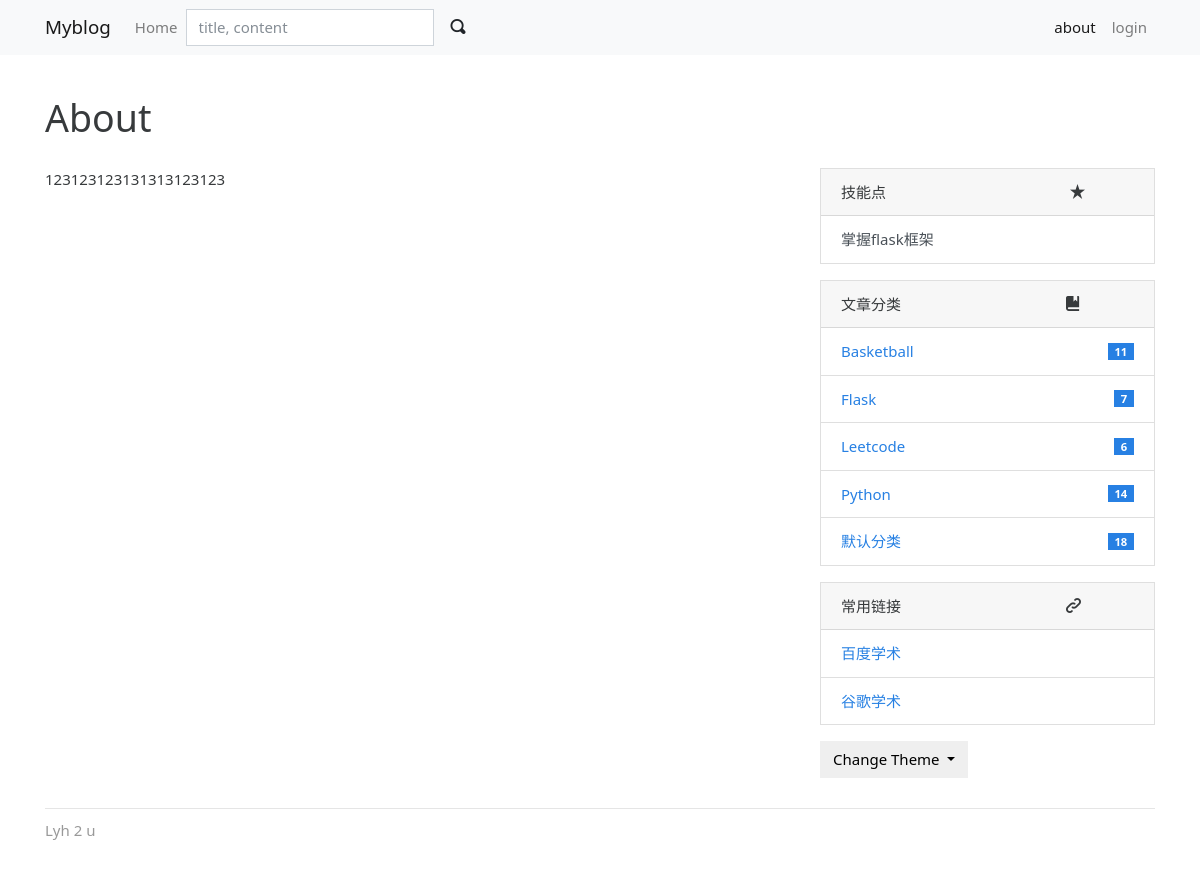
/about, run on the app's committed database.
### myblog/models.py (models this page shows, shortened)
class Admin(db.Model,UserMixin):
    id = db.Column(db.Integer,primary_key=True)
    username = db.Column(db.String(20))
    password_hash = db.Column(db.String(128))
    blog_title = db.Column(db.String(60))
    blog_sub_title = db.Column(db.String(100))
    name = db.Column(db.String(30))
    about = db.Column(db.Text)

class Skill(db.Model):
    id = db.Column(db.Integer, primary_key=True)
    name = db.Column(db.String(30))

class Category(db.Model):
    id = db.Column(db.Integer,primary_key=True)
    name = db.Column(db.String(30), unique=True)
    posts = db.relationship("Post",back_populates="category")

class Link(db.Model):
    id = db.Column(db.Integer, primary_key=True)
    name = db.Column(db.String(30))
    url = db.Column(db.String(255))

### myblog/blueprints/blog.py (the view)
@blog_bp.route("/about")
def about():
    return render_template("blog/about.html")

### myblog/__init__.py (called while the page is built)
def register_template_context(app):
    @app.context_processor
    def make_template_context():
        links = Link.query.all()
        admin = Admin.query.first()
        categories = Category.query.order_by(Category.name).all()
        skills = Skill.query.all()
        if current_user.is_authenticated:
            unread_comments = Comment.query.filter_by(reviewed=False).count()
        else:
            unread_comments = None
        return(dict(admin=admin, categories=categories, links=links, unread_comments=unread_comments, skills=skills))

### myblog/templates/blog/about.html (shortened to what this page needs)
{% extends "base.html" %}
{% block content %}
    <div class="page-header">
        <h1>About</h1>
    </div>
    <div class="row">
        <div class="col-sm-8">
            {{ admin.about|safe }}
        </div>
        <div class="col-sm-4 sidebar">
            {% include "blog/_sidebar.html" %}
        </div>
    </div>
{% endblock %}

### myblog/templates/blog/_sidebar.html (shortened to what this page needs)
{% if skills %}
<div class="card mb-3">
    <div class="card-header">技能点 &emsp;&emsp;&emsp;&emsp;&emsp;&emsp;&emsp;&emsp;&emsp;&emsp;&emsp;&emsp;<span class="oi oi-star"></span>
</div>
    <ul class="list-group list-group-flush">
        {% for skill in skills %}
            <li class="list-group-item  list-group-item-action d-flex justify-content-between align-items-center">{{ skill.name }}</li>
        {% endfor %}
    </ul>
</div>
{% endif %}
{% if categories %}
<div class="card mb-3">
    <div class="card-header">文章分类&emsp;&emsp;&emsp;&emsp;&emsp;&emsp;&emsp;&emsp;&emsp;&emsp;&emsp;<span class="oi oi-book"></span></div>
    <ul class="list-group list-group-flush">
        {% for category in categories %}
        <li class="list-group-item  list-group-item-action d-flex justify-content-between align-items-center">
            <a href="{{ url_for('blog.show_category', category_id=category.id) }}">
                {{ category.name }}
            </a>
            <span class="badge badge-primary badge-pill"> {{ category.posts|length }}</span>
        </li>
        {% endfor %}
    </ul>
</div>
{% endif %}
{% if links %}
    <div class="card mb-3">
        <div class="card-header">常用链接&emsp;&emsp;&emsp;&emsp;&emsp;&emsp;&emsp;&emsp;&emsp;&emsp;&emsp;<span class="oi oi-link-intact"></span></div>
        <ul class="list-group list-group-flush">
            {% for link in links %}
                <li class="list-group-item  list-group-item-action d-flex justify-content-between align-items-center">
                    <a href="{{ link.url }}" target="_blank">{{ link.name }}</a>
                </li>
            {% endfor %}
        </ul>
    </div>
{% endif %}
<div class="dropdown">
    <button class="btn btn-default dropdown-toggle" type="button" id="dropdownMenuButton"
            data-toggle="dropdown" aria-haspopup="true" aria-expanded="false">
        Change Theme
    </button>
</div>

### myblog/static/css/style.css (style rules this page uses)
.page-header { padding-top: 20px; padding-bottom: 20px; }
.sidebar { padding-left: 30px; }

### data on the page
Admin: about "123123123131313123123"
Skill: name "掌握flask框架"
Category: name "Basketball", posts|length "11"
Category: name "Flask", posts|length "7"
Category: name "Leetcode", posts|length "6"
Category: name "Python", posts|length "14"
Category: name "默认分类", posts|length "18"
Link: name "百度学术"
Link: name "谷歌学术"

### other printed values
{{ render_nav_item('blog.index', 'Home') }} "Home"
{{ render_nav_item('blog.about', 'about') }} "about"
{{ render_nav_item('auth.login', 'login') }} "login"
